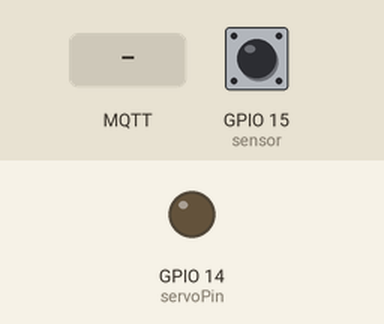
A sketch run on a simulated ESP32. Shown: output pins drawn as LEDs (lit = HIGH). Inputs (shaded band) come from the test bench; at power-on: GPIO 15 (sensor) HIGH. WiFi joins after 1.5 s; servers stay silent unless stated; no MQTT or app messages arrive unless stated; what the sketch prints to the serial monitor is not drawn.

Above: at 2.7 s.
2.8 s: MQTT message "1" arrives on the first subscribed topic
At 4.0 s:
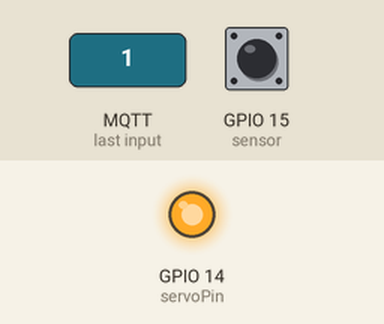
4.3 s: GPIO 15 (sensor) pulsed LOW 2 times (0.12 s each, 0.3 s apart)
At 7.4 s:
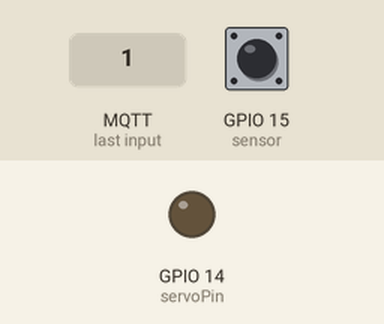
Timing chart, 0 to 8.9 s (numbered marks = the images above; inputs shaded):
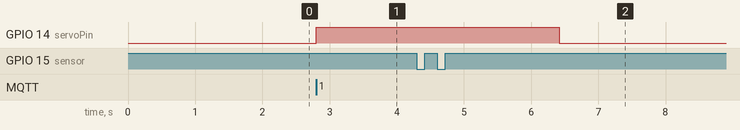

Measured:
- after the input at 2.8 s, GPIO 14 (servoPin): LOW → HIGH at once
- after the input at 4.3 s, GPIO 14 (servoPin): HIGH → LOW after 2.1 s

The sketch:

esp32MQTT.ino
```cpp
#include <WiFi.h>
#include <PubSubClient.h>

int servoPin = 14;
int sensor = 15;
int check = 0;
int count = 0;


// Replace the next variables with your SSID/Password combination
const char* ssid = "Tien";
const char* password = "12345679";

const char* mqtt_server = "192.168.137.1";
WiFiClient espClient;
PubSubClient client(espClient);


void setup() {
  Serial.begin(115200);
  pinMode(sensor, INPUT);
  pinMode(servoPin, OUTPUT);
  digitalWrite(servoPin, LOW);

  setup_wifi();
  client.setServer(mqtt_server, 8900);
  client.setCallback(callback);
}

void setup_wifi() {
  delay(10);
  // We start by connecting to a WiFi network
  Serial.println();
  Serial.print("Connecting to ");
  Serial.println(ssid);

  WiFi.begin(ssid, password);

  while (WiFi.status() != WL_CONNECTED) {
    delay(500);
    Serial.print(".");
  }

  Serial.println("");
  Serial.println("WiFi connected");
  Serial.println("IP address: ");
  Serial.println(WiFi.localIP());
}

void callback(char* topic, byte* message, unsigned int length) {
  Serial.print("Message arrived on topic: ");
  Serial.print(topic);
  Serial.print(". Message: ");
  Serial.println(message[0]);
  if (message[0] == '1'){
    Serial.println("a");
    digitalWrite(servoPin, HIGH);
  }
}

void reconnect() {
  // Loop until we're reconnected
  while (!client.connected()) {
    Serial.print("Attempting MQTT connection...");
    // Attempt to connect
    if (client.connect("ESP32Client")) {
      Serial.println("connected");
      // Subscribe
      client.subscribe("resultPlate");
    } else {
      Serial.print("failed, rc=");
      Serial.print(client.state());
      Serial.println(" try again in 5 seconds");
      // Wait 5 seconds before retrying
      delay(5000);
    }
  }
}
void loop() {
  if (!client.connected()) {
    reconnect();
  }
  client.loop();


  int check = digitalRead(sensor);// doc tin hieu dien tu chan digital sensor
  if (check == 0 && count == 0){
    count = 1;
  }
  if(check == 1 && count == 1){
  count = 0;
  delay(2000);
  Serial.println("bb");
  digitalWrite(servoPin, LOW);
  }
}
```
